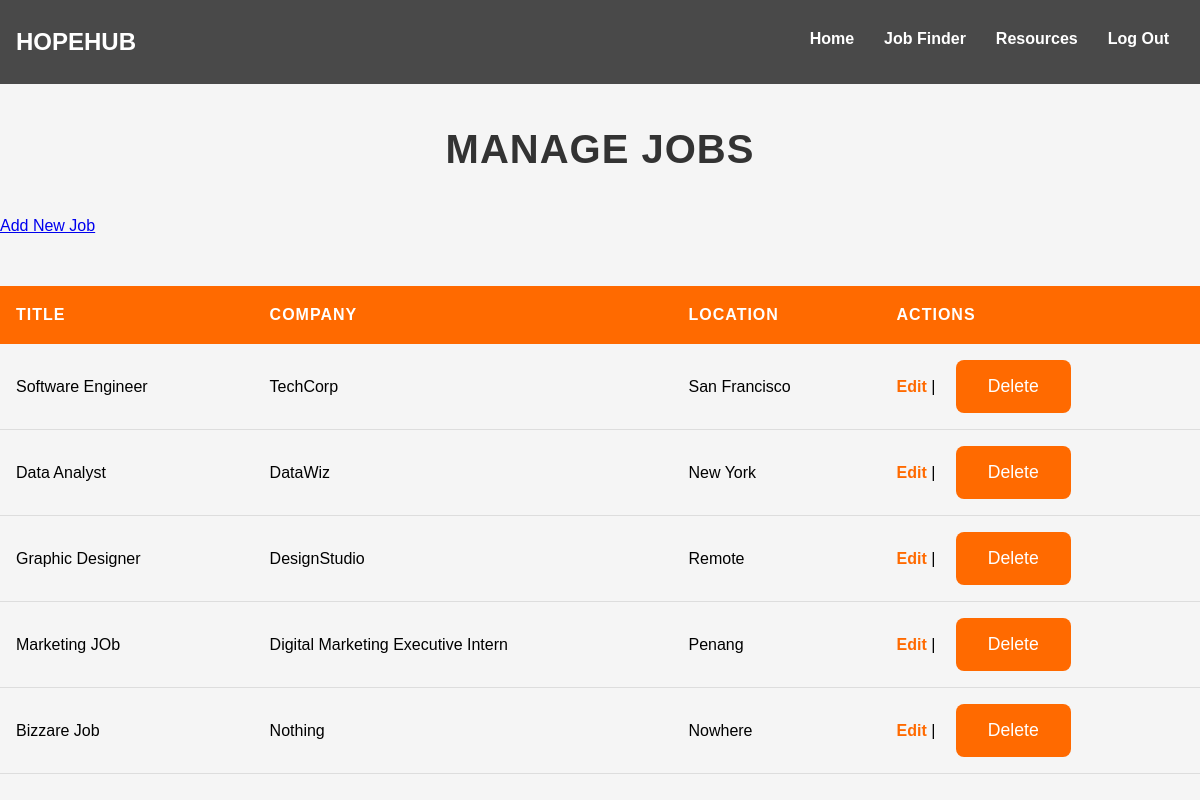
Page /admin/jobs on the earlier database version.
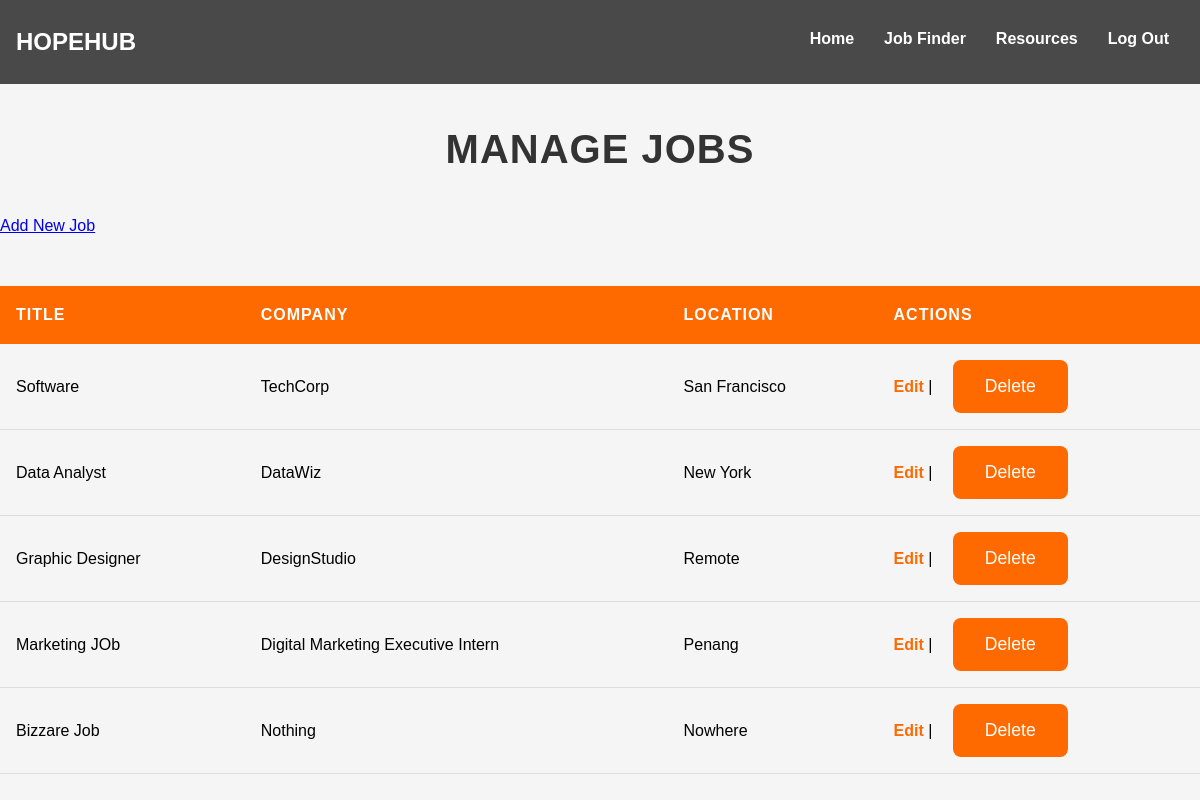
Same page on the later database version.
### app.py (models this page shows, shortened)
class Job(db.Model):
    id = db.Column(db.Integer, primary_key=True)
    title = db.Column(db.String(150), nullable=False)
    description = db.Column(db.String(500), nullable=False)
    location = db.Column(db.String(150), nullable=False)
    company = db.Column(db.String(150), nullable=False)
    category = db.Column(db.String(100), nullable=False)
    apply_link = db.Column(db.String(300), nullable=True)

### app.py (the view)
@app.route('/admin/jobs')
def manage_jobs():
    jobs = Job.query.all()
    return render_template('manage_jobs.html', jobs=jobs)

### app.py (called while the page is built)
@app.before_request
def load_logged_in_user():
    if 'user_id' in session:
        g.user = User.query.get(session['user_id'])
    else:
        g.user = None

### templates/manage_jobs.html (shortened to what this page needs)
{% extends 'base.html' %}
{% block body %}
<h2>Manage Jobs</h2>
<a href="{{ url_for('add_job') }}">Add New Job</a>
<table>
    <thead>
        <tr>
            <th>Title</th>
            <th>Company</th>
            <th>Location</th>
            <th>Actions</th>
        </tr>
    </thead>
    <tbody>
        {% for job in jobs %}
        <tr>
            <td>{{ job.title }}</td>
            <td>{{ job.company }}</td>
            <td>{{ job.location }}</td>
            <td>
                <a href="{{ url_for('edit_job', job_id=job.id) }}">Edit</a> |
                <form action="{{ url_for('delete_job', job_id=job.id) }}" method="POST" style="display:inline;">
                    <button type="submit" onclick="return confirm('Are you sure?');">Delete</button>
                </form>
            </td>
        </tr>
        {% endfor %}
    </tbody>
</table>
{% endblock %}

Differences in the rows shown:
changed Job "TechCorp": title "Software Engineer" → "Software"
